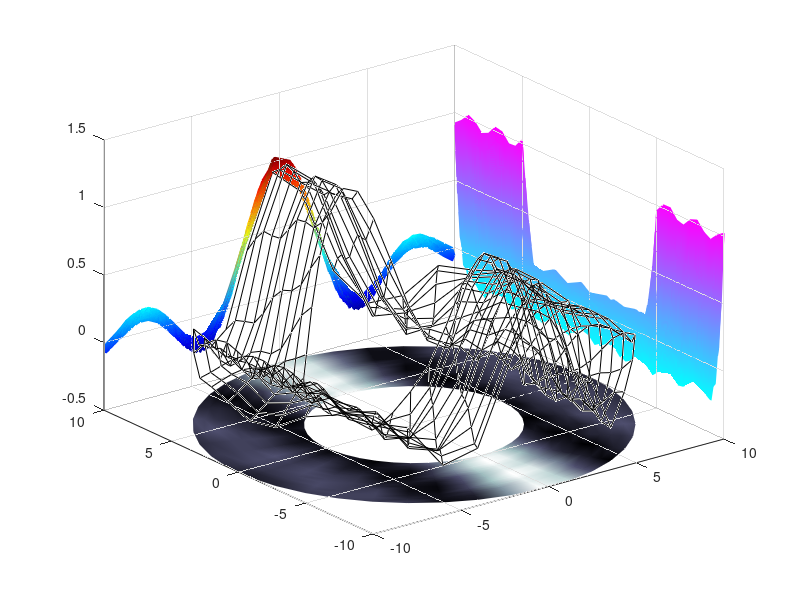

MATLAB code to generate this figure:
% Create some polar data to work with.
theta = linspace(0,2*pi,40);
rho = [5:.5:10]';
[rho,theta] = meshgrid(rho,theta);

% Map the polar coordinates to Cartesian coordinates.
[X,Y] = pol2cart(theta,rho);
Z = (sin(X)./X) + .05*sin(3*Y);

% Generate a black wire mesh plot.
hm = mesh(X,Y,Z);
set(hm,'FaceColor','none','EdgeColor','k')
hold on
ax = axis;
axis(ax)

% Project Data to the different planes.
h(1) = surf(X,Y,ax(5)+0*Z,Z); % X-Y Plane Projection
h(2) = surf(X,ax(4)+0*Y,Z);   % X-Z Plane Projection
h(3) = surf(ax(2)+0*X,Y,Z);   % Y-Z Plane Projection
set(h,'FaceColor','interp','EdgeColor','interp')

% Build a colormap that consists of three separate
% colormaps.
cmapX = bone(32);
cmapY = cool(32);
cmapZ = jet(32);
cmap = [cmapX;cmapY;cmapZ];
colormap(cmap)

% Map the CData of each surface plot to a contiguous, 
% nonoverlapping set of data.  Each CData must have
% the same range.
zmin = min(Z(:));
zmax = max(Z(:));

% CDX ranges from 1 to 32.
cdx = min(32,round(31*(Z-zmin)/(zmax-zmin))+1);
% CDY ranges from 33 to 64.
cdy = cdx+32;
% CDZ ranges from 65 to 96.
cdz = cdy+32;

% Update the CDatas.
set(h(1),'CData',cdx)
set(h(3),'CData',cdy)
set(h(2),'CData',cdz)

% Change CLim (Color Limits) so that it spans all the CDatas
caxis([min(cdx(:)) max(cdz(:))])